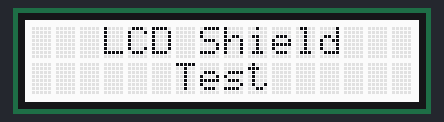
Bench run of a sketch on a simulated Arduino Uno, built with avr-gcc and run on an emulated ATmega328P. On the bench: 16×2 character LCD.

Above: at 0.1 s.
At 3.2 s:
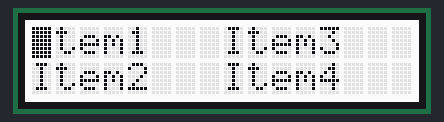

The sketch:

LCDTest2.ino
```cpp
/*******************************************************************
*
* Rhino Nevers
* 02 NOV 2015
*
* Test code for a basic menu on the LCD shield.
*******************************************************************/

// Include libraries for the LCD screen.
#include <Wire.h>
#include <Adafruit_RGBLCDShield.h>
#include <Adafruit_MCP23017.h>

// Initialize the LCD.
Adafruit_RGBLCDShield lcd = Adafruit_RGBLCDShield();
// Define the backlight colors.
#define RED 0x1
#define YELLOW 0x3
#define GREEN 0x2
#define TEAL 0x6
#define BLUE 0x4
#define VIOLET 0x5
#define WHITE 0x7
// Define the menu's maximum size.
const byte menuHeight = 2;
const byte menuWidth = 64;
// Define the screen's maximum size.
const byte screenHeight = 2;
const byte screenWidth = 16;
// Define the cursor's position.
byte xPos = 0;
byte yPos = 0;
// Define the current screen being displayed.
// The proper way to handle this is with a stack of states.
byte screenNumber = 0;

// Set up the LCD, print the title and display the main menu.
void setup() {
  initializeLCD();
  displayMenu();
  Serial.begin(9600);
}

// Display the main menu and read button inputs.
void loop() {
  // Display the cursor in its current position.
  lcd.setCursor(xPos, yPos);
  // Read inputs from the LCD's buttons.
  boolean buttons = lcd.readButtons();
  if (buttons & BUTTON_UP)
    pressUp();
  if (buttons & BUTTON_DOWN)
    pressDown();
  if (buttons & BUTTON_LEFT)
    pressLeft();
  if (buttons & BUTTON_RIGHT)
    pressRight();
  if (buttons & BUTTON_SELECT)
    pressSelect();
}

// Set up the LCD screen.
void initializeLCD() {
  // Start the LCD screen with 2 rows and 64 columns.
  lcd.begin(screenWidth, screenHeight);
  // Print "LCD Shield Test" centered on the screen.
  lcd.setCursor(3, 0);
  lcd.print("LCD Shield");
  lcd.setCursor(6, 1);
  lcd.print("Test");
  lcd.setBacklight(WHITE);
  delay(3000);
  lcd.clear();
}

// Display the main menu.
void displayMenu() {
  // Display the main menu items.
  screenNumber = 1;
  byte itemNumber = 1;
  for (byte i = 0; i < screenWidth; i+=8) {
    for (byte j = 0; j < screenHeight; j++) {
      lcd.setCursor(i, j);
      String text = String(itemNumber);
      lcd.print("Item" + text);
      itemNumber++;
      Serial.print(itemNumber);
    }
  }
  // Display the cursor and set it to blink.
  lcd.setCursor(0, 0);
  lcd.cursor();
  lcd.blink();
}

// Perform the action associated with pressing up.
void pressUp() {
  switch (screenNumber) {
    case 1: if (yPos > 0) {
      yPos--;
    }
  }
}

// Perform the action associated with pressing down.
void pressDown() {
  switch (screenNumber) {
    case 1: if (yPos < screenHeight/2) {
      yPos++;
    }
  }
}

// Perform the action associated with pressing left.
void pressLeft() {
  switch (screenNumber) {
    case 1: if (xPos > 0) {
      xPos -= screenWidth/2;
    }
  }
}

// Perform the action associated with pressing right.
void pressRight() {
  switch (screenNumber) {
    case 1: if (xPos < screenWidth/2) {
      xPos += screenWidth/2;
    }
  }
}

// Perform the action associated with pressing select.
void pressSelect() {
}
```
